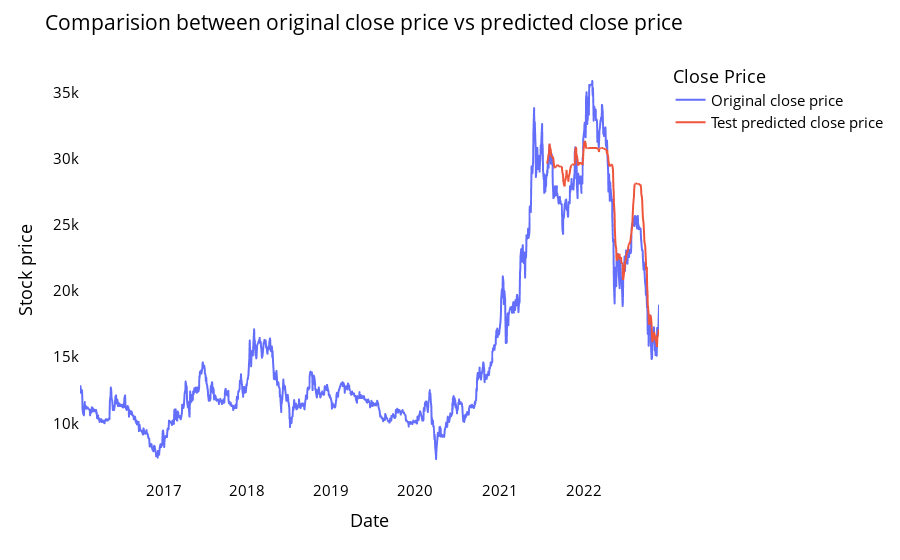

The notebook cell this image was saved under:
### Code cell
# shift train predictions for plotting
from itertools import cycle
import plotly.express as px


print(RF_train_predict.shape)
print(RF_test_predict.shape)
print(len(closedf))

look_back=time_step
trainPredictPlot = np.empty_like(closedf)
trainPredictPlot[:, :] = np.nan
trainPredictPlot[look_back:len(RF_train_predict)+look_back, :] = RF_train_predict
print("Train predicted data: ", trainPredictPlot)

# shift test predictions for plotting
testPredictPlot = np.empty_like(closedf)
testPredictPlot[:, :] = np.nan
testPredictPlot[len(RF_train_predict)+(look_back*2)+1:len(closedf)-1, :] = RF_test_predict
print("Test predicted data: ", testPredictPlot)

close_stock['Predictions']=testPredictPlot
close_stock['Stock']='STB'
close_stock['Model']='DIY'
close_stock['Method']='None'
close_stock.to_csv('./output/STB_DIY_None.csv', index=False)

names = cycle(['Original close price','Test predicted close price'])


plotdf = pd.DataFrame({'date': close_stock['Date'],
                       'original_close': close_stock['Close'],
                      'test_predicted_close': testPredictPlot.reshape(1,-1)[0].tolist()})

fig = px.line(plotdf,x=plotdf['date'], y=[plotdf['original_close'],
                                          plotdf['test_predicted_close']],
              labels={'value':'Stock price','date': 'Date'})
fig.update_layout(title_text='Comparision between original close price vs predicted close price',
                  plot_bgcolor='white', font_size=15, font_color='black', legend_title_text='Close Price')
fig.for_each_trace(lambda t:  t.update(name = next(names)))

fig.update_xaxes(showgrid=False)
fig.update_yaxes(showgrid=False)
fig.show()

### Figure 1 — Plotly figure (JSON) as saved in the notebook; plotly's stock layout.template omitted (floating-point values rounded to 4 significant figures; data arrays with more than 128 entries replaced by an {"elided": "..."} marker saying what was removed)
{"data": [{"hovertemplate": "variable=original_close<br>Date=%{x}<br>Stock price=%{y}<extra></extra>", "legendgroup": "original_close", "line": {"color": "#636efa", "dash": "solid"}, "marker": {"symbol": "circle"}, "mode": "lines", "name": "Original close price", "showlegend": true, "type": "scattergl", "x": {"elided": "1727 str values"}, "xaxis": "x", "y": {"elided": "1727 int values"}, "yaxis": "y"}, {"hovertemplate": "variable=test_predicted_close<br>Date=%{x}<br>Stock price=%{y}<extra></extra>", "legendgroup": "test_predicted_close", "line": {"color": "#EF553B", "dash": "solid"}, "marker": {"symbol": "circle"}, "mode": "lines", "name": "Test predicted close price", "showlegend": true, "type": "scattergl", "x": {"elided": "1727 str values"}, "xaxis": "x", "y": {"elided": "1727 float values"}, "yaxis": "y"}], "layout": {"font": {"color": "black", "size": 15}, "legend": {"title": {"text": "Close Price"}, "tracegroupgap": 0}, "margin": {"t": 60}, "plot_bgcolor": "white", "title": {"text": "Comparision between original close price vs predicted close price"}, "xaxis": {"anchor": "y", "domain": [0, 1], "showgrid": false, "title": {"text": "Date"}}, "yaxis": {"anchor": "x", "domain": [0, 1], "showgrid": false, "title": {"text": "Stock price"}}}}
